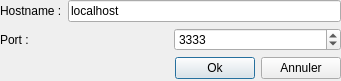
<?xml version="1.0" encoding="UTF-8"?>
<ui version="4.0">
 <class>chatboxconnectiondialog</class>
 <widget class="QDialog" name="chatboxconnectiondialog">
  <property name="geometry">
   <rect>
    <x>0</x>
    <y>0</y>
    <width>341</width>
    <height>81</height>
   </rect>
  </property>
  <property name="windowTitle">
   <string>Dialog</string>
  </property>
  <widget class="QWidget" name="">
   <property name="geometry">
    <rect>
     <x>0</x>
     <y>0</y>
     <width>341</width>
     <height>81</height>
    </rect>
   </property>
   <layout class="QVBoxLayout" name="verticalLayout">
    <item>
     <layout class="QHBoxLayout" name="horizontalLayout">
      <item>
       <widget class="QLabel" name="label">
        <property name="text">
         <string>Hostname :</string>
        </property>
       </widget>
      </item>
      <item>
       <widget class="QLineEdit" name="hostname">
        <property name="text">
         <string>localhost</string>
        </property>
       </widget>
      </item>
     </layout>
    </item>
    <item>
     <layout class="QHBoxLayout" name="horizontalLayout_2">
      <item>
       <widget class="QLabel" name="label_2">
        <property name="text">
         <string>Port :</string>
        </property>
       </widget>
      </item>
      <item>
       <widget class="QSpinBox" name="port">
        <property name="maximum">
         <number>9999</number>
        </property>
        <property name="value">
         <number>3333</number>
        </property>
       </widget>
      </item>
     </layout>
    </item>
    <item>
     <layout class="QHBoxLayout" name="horizontalLayout_3">
      <item>
       <spacer name="horizontalSpacer">
        <property name="orientation">
         <enum>Qt::Horizontal</enum>
        </property>
        <property name="sizeHint" stdset="0">
         <size>
          <width>98</width>
          <height>20</height>
         </size>
        </property>
       </spacer>
      </item>
      <item>
       <widget class="QPushButton" name="ok">
        <property name="text">
         <string>Ok</string>
        </property>
       </widget>
      </item>
      <item>
       <widget class="QPushButton" name="cancel">
        <property name="text">
         <string>Annuler</string>
        </property>
       </widget>
      </item>
     </layout>
    </item>
   </layout>
  </widget>
 </widget>
 <resources/>
 <connections/>
</ui>
